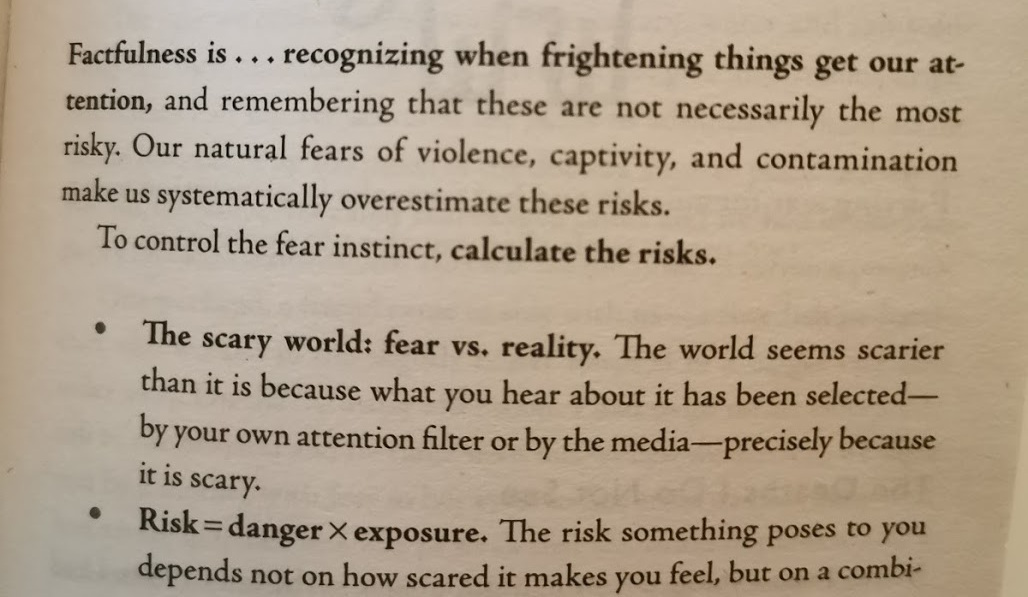
#> input picture images/book_page.jpg, 1028 x 597 px, found by its file name
$ python imread4.py
#> lines starting #> are read from the running program, lines starting #| are printed output that depends on the picture; after the words box and inside, x2 and y2 are one past the last pixel; in counts of white or black regions, pixels touching at a corner belong together
import cv2
import numpy as np
img_path='Images/book_page.jpg'
img1=cv2.imread(img_path)
#> img1 is the input picture: shape (597, 1028, 3); mean B, G, R 138.6, 158.5, 174.5
img=cv2.cvtColor(img1,cv2.COLOR_BGR2GRAY)
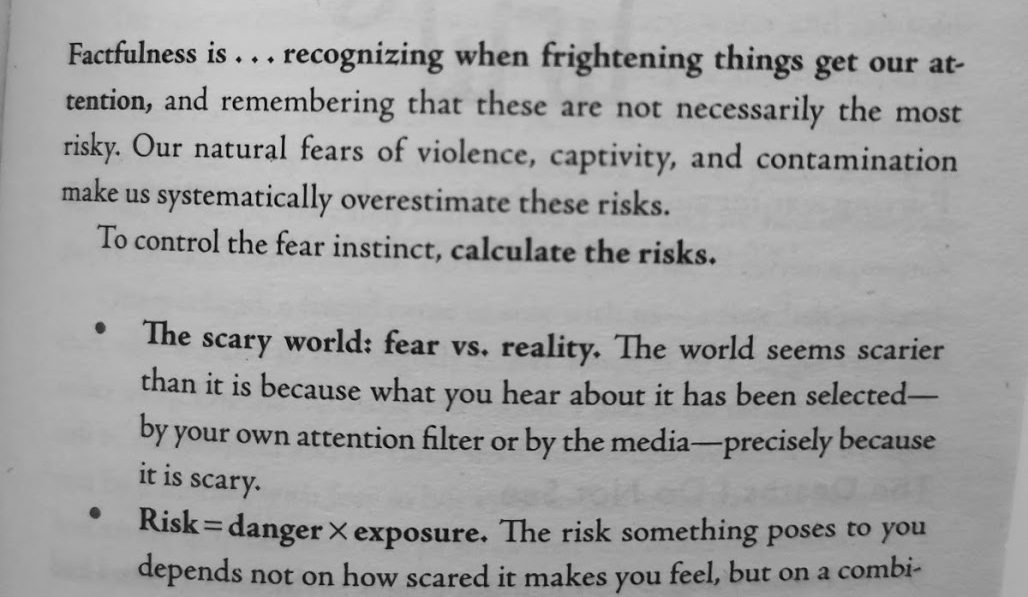
#> img: shape (597, 1028); min 1, max 214, mean 161
img2=cv2.cvtColor(img1,cv2.COLOR_BGR2GRAY)
(h,w)=img.shape
#> h = 597; w = 1028

for i in range(0,h):
    for j in range(0,w):
        if(img[i,j])>100:
            img[i,j]=255
        else:
            img[i,j]=0
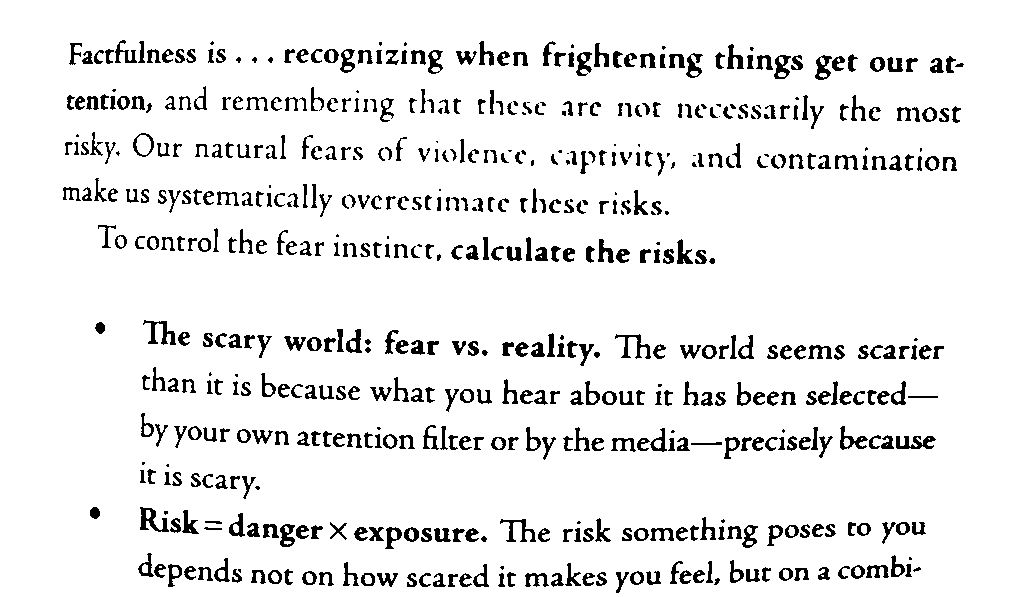
#> img: shape (597, 1028); 92.2% white; 596 black regions (72 under 20 px), largest, box (x1, y1, x2, y2) and area: (140, 507, 169, 532) 316, (143, 320, 176, 345) 312, (896, 436, 936, 449) 312
thresh_val,thresh_image=cv2.threshold(img2,200,255,cv2.THRESH_OTSU)
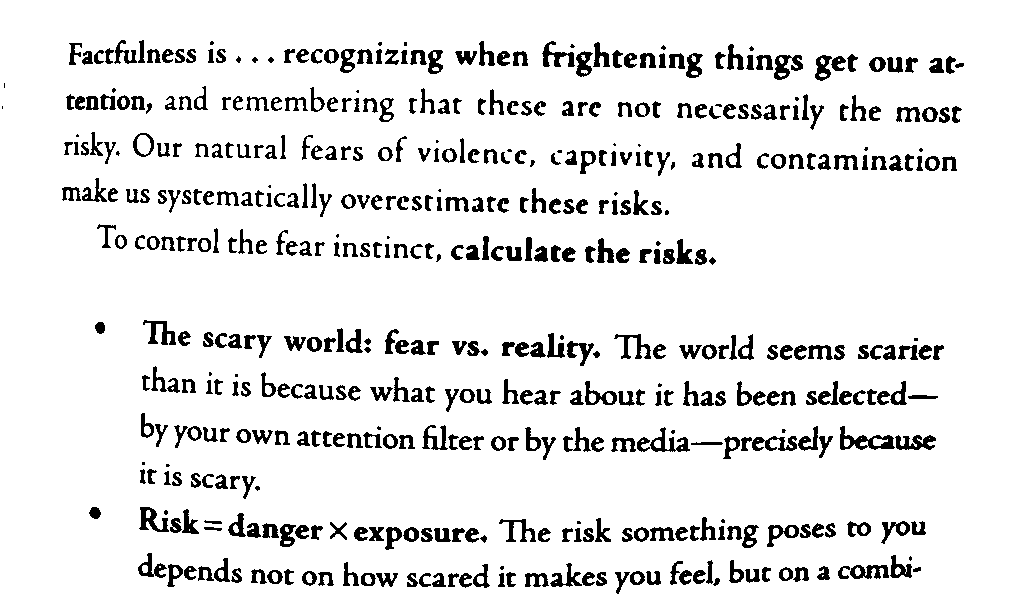
#> thresh_image: shape (597, 1028); 90.6% white; 520 black regions (44 under 20 px), largest, box (x1, y1, x2, y2) and area: (840, 426, 895, 450) 534, (774, 55, 803, 80) 383, (895, 435, 936, 450) 377
#> thresh_val = 118
cv2.imshow("img",img)
cv2.imshow("img2", thresh_image)
cv2.waitKey(0)
